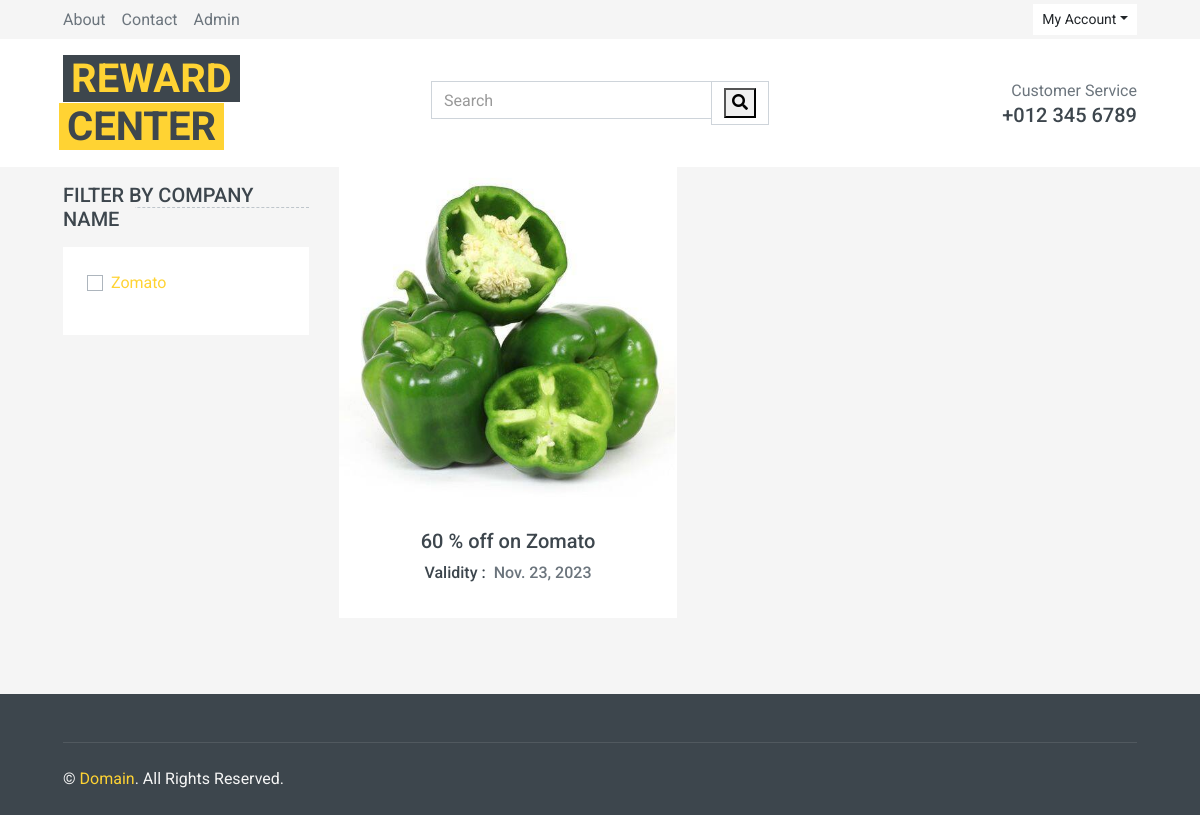
The app's page /company-wise/1 (signed in) with its own data.
### myapp/models.py (models this page shows, shortened)
class Company(models.Model):
  name = models.CharField(max_length=100)
  category = models.ForeignKey(Category, on_delete=models.CASCADE)

class Coupon(models.Model):
  title = models.CharField(max_length=500)
  description = models.TextField()
  code = models.CharField(max_length=100)
  category = models.ForeignKey(Category, on_delete=models.CASCADE, related_name="category_coupon")
  company = models.ForeignKey(Company, on_delete=models.CASCADE)
  added_by = models.ForeignKey(User, on_delete=models.CASCADE, related_name='add', default="")
  collected_by = models.ForeignKey(User, on_delete=models.CASCADE, related_name="collect", null=True, blank=True)
  validity = models.DateField()
  used = models.BooleanField(default=False)
  approved = models.BooleanField(default=False)
  image = models.ImageField(upload_to='coupon_image/', null=True)

### myapp/views.py (the view)
# urls.py: path('company-wise/<int:pk>', views.CompanyWise.as_view(), name="company-wise"),
class CompanyWise(View):
  def get(self, request, pk):
    if pk:
      cm = Company.objects.filter(id=pk)
      cp = Coupon.objects.filter(company=pk, collected_by=None, validity__gt=date.today())
    else:
      cm = Company.objects.all()
      cp = Coupon.objects.filter(collected_by=None, validity__gt=date.today())
    data = dict(cm = cm, cp=cp)
    return render(request, 'myapp/company_wise.html', data)

### myapp/templates/myapp/company_wise.html (shortened to what this page needs)
{% extends 'myapp/base.html' %}
{% load static %}
{% block content %}
    <div class="container-fluid">
        <div class="row px-xl-5">
            <div class="col-lg-3 col-md-4">
                <h5 class="section-title position-relative text-uppercase mb-3 mt-3"><span class="bg-secondary pr-3">Filter by company name</span></h5>
                <div class="bg-light p-4 mb-30">
                        {% if cm %}
                        {% for c in cm %}
                        <div class="custom-control custom-checkbox d-flex align-items-center justify-content-between mb-3">
                            <a href="{% url 'company-wise' c.id %}" class="custom-control-label">{{c.name}}</a>
                        </div>
                        {% endfor %}
                        {% endif %}
                </div>
            </div>
                    {% if cp %}
                    {% for c in cp %}
                    <div class="col-lg-4 col-md-6 col-sm-6 pb-1">
                        <div class="product-item bg-light mb-4">
                            <div class="product-img position-relative overflow-hidden">
                                <img class="img-fluid w-100" src="{{c.image.url}}" alt="">
                            </div>
                            <div class="text-center py-4">
                                <a class="h5 text-decoration-none text-truncate" href="{% url 'detail' c.id %}">{{c.title}}</a>
                                <div class="d-flex align-items-center justify-content-center mt-2">
                                    <h6>Validity : </h6><h6 class="text-muted ml-2">{{c.validity}}</h6>
                                </div>
                            </div>
                        </div>
                    </div>
                    {% endfor %}
                    {% endif %}
        </div>
    </div>
{% endblock content %}

### records on screen
Company: name "Zomato"
Coupon: image (picture), title "60 % off on Zomato", validity "Nov. 23, 2023"
